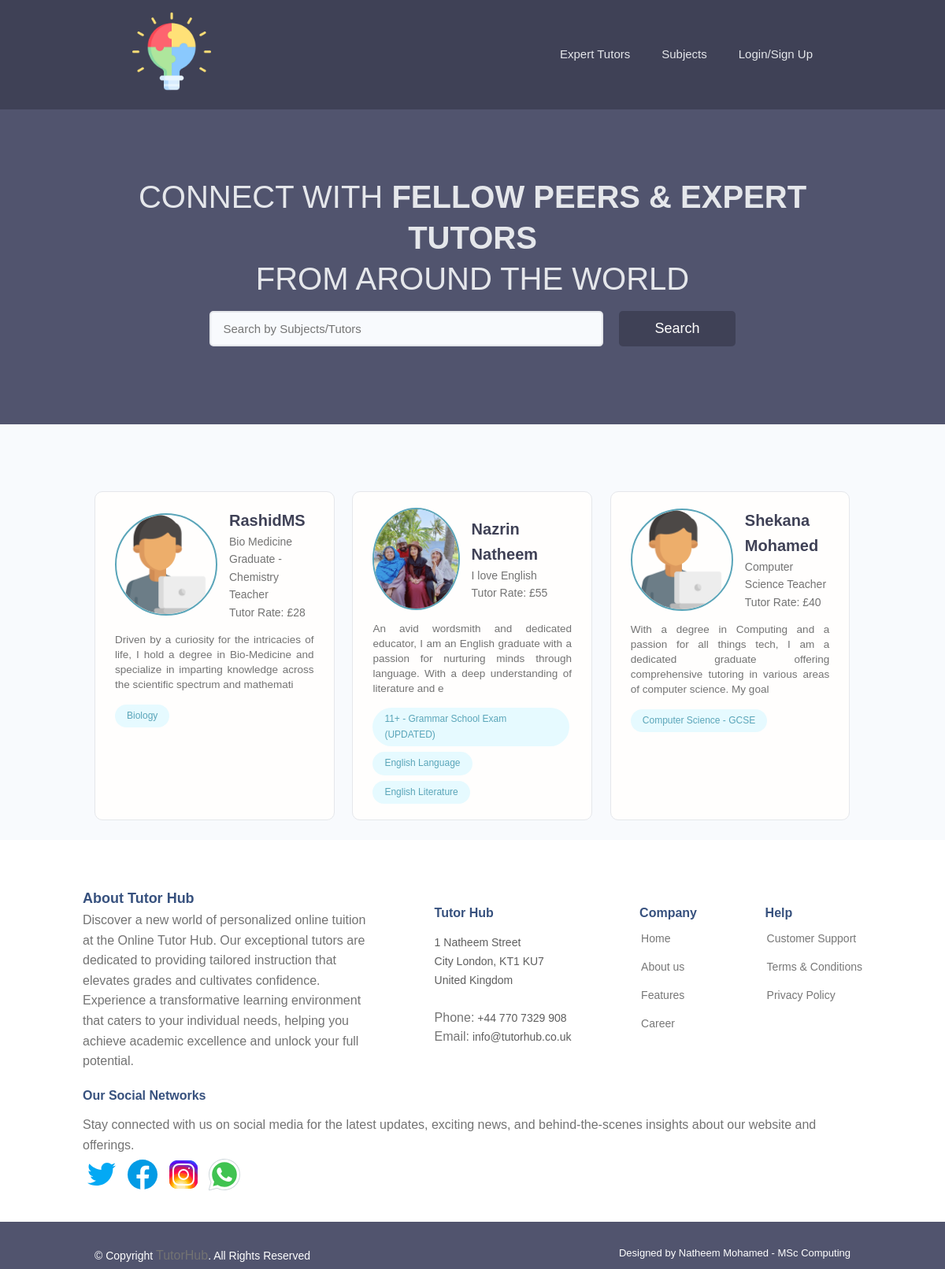
/tutor-profiles/, run on the app's committed database.
### userprofile/models.py (models this page shows, shortened)
class TutorProfile(models.Model):
    user = models.OneToOneField(settings.AUTH_USER_MODEL, on_delete=models.CASCADE,
                                     null=True, blank=True)
    email = models.EmailField(max_length=500, blank=False, null=True)
    username = models.CharField(max_length=100, blank=False, null=True)
    name = models.CharField(max_length=200, blank=False, null=True)
    first_name = models.CharField(max_length=300, blank=False, null=True)
    last_name = models.CharField(max_length=300, blank=True, null=True)
    location = models.CharField(max_length=500, blank=True, null=True)
    short_intro = models.CharField(max_length=200, blank=True, null=True)
    bio = models.TextField(blank=True, null=True)
    teaching_level = models.ManyToManyField('TeachingLevel', blank=False)
    hourly_rate = models.CharField(max_length=20, blank=True, null=True)
    teaching_subjects = models.ManyToManyField('MainSubjSkill',blank=True)
    profile_image = models.ImageField(null=True, blank=True, upload_to='tutor-profile-img/',
                                      default="defaultprofileimg/default.png")
    created = models.DateTimeField(auto_now_add=True)
    id = models.UUIDField(default=uuid.uuid4,
                          unique=True, primary_key=True, editable=False)

class MainSubjSkill(models.Model):
    owner = models.ForeignKey(TutorProfile, on_delete=models.CASCADE, null=True, blank=True)
    subject_name = models.CharField(max_length=200, unique=True)
    subject_description = models.TextField(null=True, blank=True)
    created = models.DateTimeField(auto_now_add=True)
    id = models.UUIDField(default=uuid.uuid4, unique=True,
                          primary_key=True, editable=False)
    def __str__(self):
        return str(self.subject_name)

### userprofile/views.py (the view)
# urls.py: path('tutor-profiles/', views.tutorProfiles, name="tutor-profiles"),
def tutorProfiles(request):
    tutors, search_query = searchTutors(request)
    context = {'tutors': tutors, 'search_query': search_query}
    return render(request, 'userprofile/tutor-profiles.html', context)

### userprofile/utils.py (called while the page is built)
def searchTutors(request):
    search_query = ''
    if request.GET.get('search_query'):
        search_query = request.GET.get('search_query')
    subject = MainSubjSkill.objects.filter(subject_name__icontains=search_query)
    tutors = TutorProfile.objects.distinct().filter(
        Q(name__icontains=search_query) |
        Q(short_intro__icontains=search_query) |
        Q(hourly_rate__icontains=search_query) |
        Q(mainsubjskill__in=subject)
    )
    return tutors, search_query

### userprofile/templates/userprofile/tutor-profiles.html (shortened to what this page needs)
{% extends 'main.html' %}
{% load static %}
{% block content %}
<main class="home">
    <section class="hero-section text-center">
      <div class="container container--narrow">
        <div class="hero-section__box">
          <h2>CONNECT WITH <span>FELLOW PEERS & EXPERT TUTORS</span></h2>
          <h2>FROM AROUND THE WORLD</h2>
        </div>
        <div class="hero-section__search">
          <form class="form" action="{% url 'tutor-profiles' %}" method="GET">
            <div class="form__field">
              <input class="input input--text" id="formInput#search" type="text" name="search_query"
                value="{{search_query}}" placeholder="Search by Subjects/Tutors" />
            </div>
            <input class="btn btn--sub btn--lg" type="submit" value="Search" />
          </form>
        </div>
      </div>
    </section>
    <section class="devlist">
      <div class="container">
        <div class="grid grid--three">
          {% for tutor in tutors %}
          <div class="column card">
            <div class="dev">
              <a href="{% url 'tutor-profile' tutor.id %}" class="card__body">
                <div class="dev__profile">
                  <img class="avatar avatar--md" src="{{tutor.profile_image.url}}" alt="image" />
                  <div class="dev__meta">
                    <h3>{{tutor.username}}</h3>
                    <h5>{{tutor.short_intro|slice:"70"}}</h5>
                    <h5>Tutor Rate: {{tutor.hourly_rate}}</h5>
                  </div>
                </div>
                <p class="dev__info">{{tutor.bio|slice:"165"}}</p>
                <div class="dev__skills">
                  {% for mainsubjskill in tutor.mainsubjskill_set.all|slice:"5" %}
                  <span class="tag tag--pill tag--main">
                    <small>{{mainsubjskill}}</small>
                  </span>
                  {% endfor %}
                </div>
              </a>
            </div>
          </div>
          {% endfor %}
        </div>
      </div>
    </section>
  </main>
{% endblock content %}

### static/styles/main-styles.css (style rules this page uses)
* { margin: 0; padding: 0; box-sizing: border-box; text-rendering: optimizeLegibility; color: inherit; font-size: inherit; }
html { font-size: 50%; }
@media only screen and (min-width: 480px) { html { font-size: 56.25%; } }
@media only screen and (min-width: 1200px) { html { font-size: 62.5%; } }
body { line-height: 1.6; font-weight: 400; font-size: 1.5rem; color: var(--color-text); background-color: var(--color-bg); min-height: 100vh; }
.form { display: block; }
.form__field { margin-top: 1.5rem; margin-bottom: 1.5rem; }
input.input[type='text'], input.input[type='email'], input.input[type='password'], input.input[type='number'], select.input, textarea.input { min-width: 24rem; width: 100%; padding: 1.2rem 1.5rem; border-radius: 0.5rem; border: 2px solid var(--color-light); transition: all 0.3s ease-in-out; background-color: var(--color-bg); }
.card { border-radius: 1rem; background-color: var(--color-white); border: 1.5px solid var(--color-light); width: auto; height: auto; margin-top: 0.5rem; margin-bottom: 0.5rem; overflow: hidden; }
.card__body, .card__header { padding: 2rem 2.5rem; }
.container { width: 92%; max-width: 165rem; margin: 0 auto; box-sizing: border-box; }
.container--narrow { width: 92%; max-width: 120rem; }
@media screen and (min-width: 1000px) { .container { width: 90%; } }
@media screen and (min-width: 1000px) { .container--narrow { width: 85%; } }
@media screen and (min-width: 1200px) { .container { width: 80%; } }
@media screen and (min-width: 1200px) { .container--narrow { width: 72%; } }
.text-center { text-align: center; }
:root { --color-main: #5aa5b9; --color-main-light: #e6faff; --color-sub: #3f4156; --color-sub-light: #51546e; --color-sub-lighter: #ededfd; --color-text: #737373; --color-gray: #8b8b8b; --color-light: #e5e7eb; --color-light-gray: #767676; --color-bg: #f8fafd; --color-white: #fffefd; --color-white-light: #f3f3f3; --color-success: #359e64; --color-success-bg: #def8e8; --color-error: #fc4b0b; --color-error-bg: #fff2ee; --font-base: 'Poppins', arial, helvetica, 'Segoe UI', roboto, ubuntu, sans-serif; --font-monospace: 'Fira Code', 'Courier New', courier, monospace; --font-regular: 300; --font-medium: 500; --font-bold: 700; --generic-shadow: 1px 1px 5px #00000010; --generic-transition: all 0.3s ease-in-out; }
* { font-family: var(--font-base); }
h2 { font-size: 2.6rem; font-weight: var(--font-bold); }
h3 { font-size: 3.2rem; font-weight: var(--font-medium); }
h5 { font-size: 2.4rem; font-weight: var(--font-medium); }
h5, h6 { font-weight: var(--font-regular); }
p, span, strong { font-size: 1.6rem; color: var(--color-text); font-weight: var(--font-regular); }
a { padding-bottom: 2px; text-decoration: none; display: inline-block; color: var(--color-main); font-weight: var(--font-medium); }
.btn { display: inline-block; position: relative; cursor: pointer; background-color: var(--color-light); font-weight: var(--font-medium); color: var(--color-sub); text-decoration: none; padding: 1rem 2rem; border-radius: 0.5rem; border: none; width: -webkit-fit-content; width: -moz-fit-content; width: fit-content; height: -webkit-fit-content; height: -moz-fit-content; height: fit-content; font-size: 1.6rem; outline-width: 0; outline-color: transparent; -webkit-backface-visibility: hidden; backface-visibility: hidden; transition: all 0.3s ease-in-out; }
.btn--sub { background-color: var(--color-sub); color: var(--color-white); }
.btn--lg { font-size: 1.8rem; padding: 1.2rem 4.5rem; }
.grid { display: flex; flex-wrap: wrap; justify-content: flex-start; align-items: stretch; }
.grid > .column { min-width: 28rem; margin-bottom: 2.5rem; }
.grid--three > .column { flex-basis: 100%; }
@media screen and (min-width: 800px) { .grid--three { margin-right: -2%; } }
@media screen and (min-width: 800px) { .grid--three > .column { margin-right: 2%; } }
@media screen and (min-width: 800px) { .grid--three > .column { flex-basis: 48%; } }
@media screen and (min-width: 1200px) { .grid--three { margin-right: -2.33%; } }
@media screen and (min-width: 1200px) { .grid--three > .column { margin-right: 2.33%; } }
@media screen and (min-width: 1200px) { .grid--three > .column { flex-basis: 31%; } }
.avatar { border-radius: 50%; border: 2px solid var(--color-main); object-fit: cover; }
.avatar--md { height: 7rem; width: 7rem; }

### data on the page
TutorProfile: profile_image (placeholder picture), username "RashidMS", short_intro "Bio Medicine Graduate - Chemistry Teacher", hourly_rate "£28", bio "Driven by a curiosity for the intricacies of life, I hold a degree in Bio-Medicine and specialize in imparting knowledge across the scientific spectrum and mathemati"
MainSubjSkill: subject_name "Biology"
TutorProfile: profile_image (picture), username "Nazrin Natheem", short_intro "I love English", hourly_rate "£55", bio "An avid wordsmith and dedicated educator, I am an English graduate with a passion for nurturing minds through language. With a deep understanding of literature and e"
MainSubjSkill: subject_name "11+ - Grammar School Exam (UPDATED)"
MainSubjSkill: subject_name "English Language"
MainSubjSkill: subject_name "English Literature"
TutorProfile: profile_image (placeholder picture), username "Shekana Mohamed", short_intro "Computer Science Teacher", hourly_rate "£40", bio "With a degree in Computing and a passion for all things tech, I am a dedicated graduate offering comprehensive tutoring in various areas of computer science. My goal"
MainSubjSkill: subject_name "Computer Science - GCSE"
